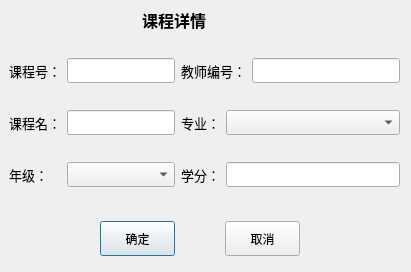
<?xml version="1.0" encoding="UTF-8"?>
<ui version="4.0">
 <class>ClassMessage</class>
 <widget class="QDialog" name="ClassMessage">
  <property name="geometry">
   <rect>
    <x>0</x>
    <y>0</y>
    <width>411</width>
    <height>272</height>
   </rect>
  </property>
  <property name="windowTitle">
   <string>Dialog</string>
  </property>
  <widget class="QLabel" name="label_7">
   <property name="geometry">
    <rect>
     <x>9</x>
     <y>9</y>
     <width>224</width>
     <height>22</height>
    </rect>
   </property>
   <property name="font">
    <font>
     <family>微软雅黑</family>
     <pointsize>12</pointsize>
     <weight>75</weight>
     <bold>true</bold>
    </font>
   </property>
   <property name="text">
    <string>                                课程详情</string>
   </property>
  </widget>
  <widget class="QWidget" name="">
   <property name="geometry">
    <rect>
     <x>20</x>
     <y>220</y>
     <width>360</width>
     <height>37</height>
    </rect>
   </property>
   <layout class="QHBoxLayout" name="horizontalLayout">
    <property name="spacing">
     <number>50</number>
    </property>
    <property name="leftMargin">
     <number>80</number>
    </property>
    <property name="rightMargin">
     <number>80</number>
    </property>
    <item>
     <widget class="QPushButton" name="pushButton">
      <property name="minimumSize">
       <size>
        <width>0</width>
        <height>35</height>
       </size>
      </property>
      <property name="text">
       <string>确定</string>
      </property>
     </widget>
    </item>
    <item>
     <widget class="QPushButton" name="pushButton_2">
      <property name="minimumSize">
       <size>
        <width>0</width>
        <height>35</height>
       </size>
      </property>
      <property name="text">
       <string>取消</string>
      </property>
     </widget>
    </item>
   </layout>
  </widget>
  <widget class="QWidget" name="">
   <property name="geometry">
    <rect>
     <x>9</x>
     <y>37</y>
     <width>391</width>
     <height>171</height>
    </rect>
   </property>
   <layout class="QGridLayout" name="gridLayout">
    <item row="0" column="0">
     <widget class="QLabel" name="label">
      <property name="font">
       <font>
        <family>微软雅黑</family>
        <pointsize>10</pointsize>
       </font>
      </property>
      <property name="text">
       <string>课程号：</string>
      </property>
     </widget>
    </item>
    <item row="0" column="1" colspan="2">
     <widget class="QLineEdit" name="classno">
      <property name="minimumSize">
       <size>
        <width>0</width>
        <height>25</height>
       </size>
      </property>
     </widget>
    </item>
    <item row="0" column="3" colspan="2">
     <widget class="QLabel" name="label_2">
      <property name="font">
       <font>
        <family>微软雅黑</family>
        <pointsize>10</pointsize>
       </font>
      </property>
      <property name="text">
       <string>教师编号：</string>
      </property>
     </widget>
    </item>
    <item row="0" column="5">
     <widget class="QLineEdit" name="teachno">
      <property name="minimumSize">
       <size>
        <width>0</width>
        <height>25</height>
       </size>
      </property>
     </widget>
    </item>
    <item row="1" column="0">
     <widget class="QLabel" name="label_3">
      <property name="font">
       <font>
        <family>微软雅黑</family>
        <pointsize>10</pointsize>
       </font>
      </property>
      <property name="text">
       <string>课程名：</string>
      </property>
     </widget>
    </item>
    <item row="1" column="1" colspan="2">
     <widget class="QLineEdit" name="classname">
      <property name="minimumSize">
       <size>
        <width>0</width>
        <height>25</height>
       </size>
      </property>
     </widget>
    </item>
    <item row="1" column="3">
     <widget class="QLabel" name="label_4">
      <property name="font">
       <font>
        <family>微软雅黑</family>
        <pointsize>10</pointsize>
       </font>
      </property>
      <property name="text">
       <string>专业：</string>
      </property>
     </widget>
    </item>
    <item row="2" column="0">
     <widget class="QLabel" name="label_5">
      <property name="font">
       <font>
        <family>微软雅黑</family>
        <pointsize>10</pointsize>
       </font>
      </property>
      <property name="text">
       <string>年级：</string>
      </property>
     </widget>
    </item>
    <item row="2" column="3">
     <widget class="QLabel" name="label_6">
      <property name="font">
       <font>
        <family>微软雅黑</family>
        <pointsize>10</pointsize>
       </font>
      </property>
      <property name="text">
       <string>学分：</string>
      </property>
     </widget>
    </item>
    <item row="2" column="4" colspan="2">
     <widget class="QLineEdit" name="score">
      <property name="minimumSize">
       <size>
        <width>0</width>
        <height>25</height>
       </size>
      </property>
     </widget>
    </item>
    <item row="2" column="1" colspan="2">
     <widget class="QComboBox" name="comboBox">
      <property name="minimumSize">
       <size>
        <width>0</width>
        <height>25</height>
       </size>
      </property>
     </widget>
    </item>
    <item row="1" column="4" colspan="2">
     <widget class="QComboBox" name="comboBox_2">
      <property name="minimumSize">
       <size>
        <width>0</width>
        <height>25</height>
       </size>
      </property>
     </widget>
    </item>
   </layout>
  </widget>
 </widget>
 <resources/>
 <connections/>
</ui>
